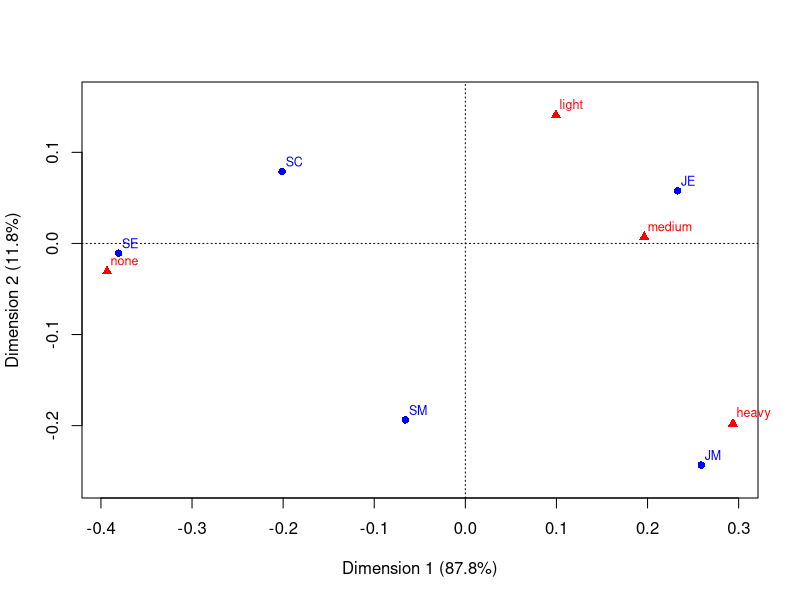
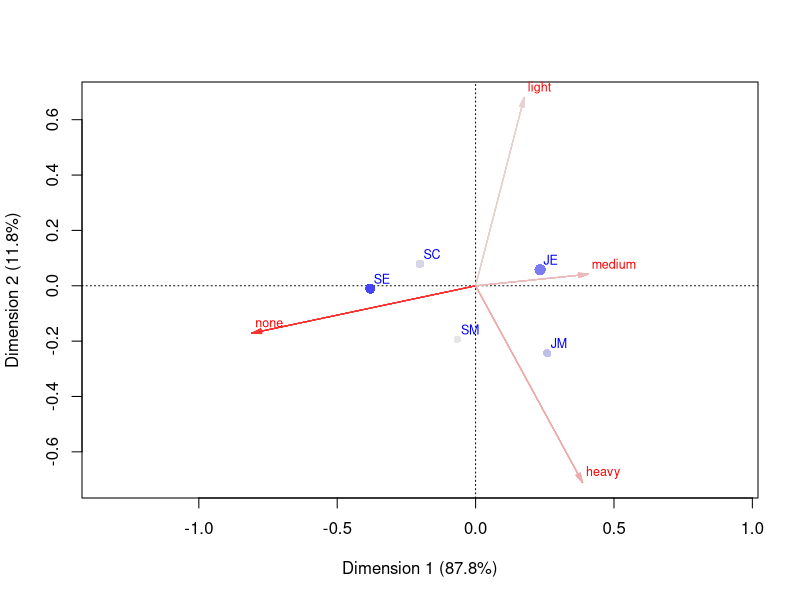

Here is the R script that generated these plots, in order:
# from http://www.statmethods.net/advstats/ca.html

install.packages('ca');
library(ca)

# smoke dataset contains frequencies of 
# smoking habits (none, light, medium and heavy) 
# for staff groups (senior managers, junior managers, senior employees, junior employees and secretaries)
	data("smoke");
	mytable = smoke;

	fit <- ca(mytable);

	# basic results 
	print(fit);

	# extended results 
	summary(fit);

	# symmetric map
	plot(fit); 

	# asymmetric map
	plot(fit, mass = TRUE, contrib = "absolute", map = "rowgreen", arrows = c(FALSE, TRUE));
